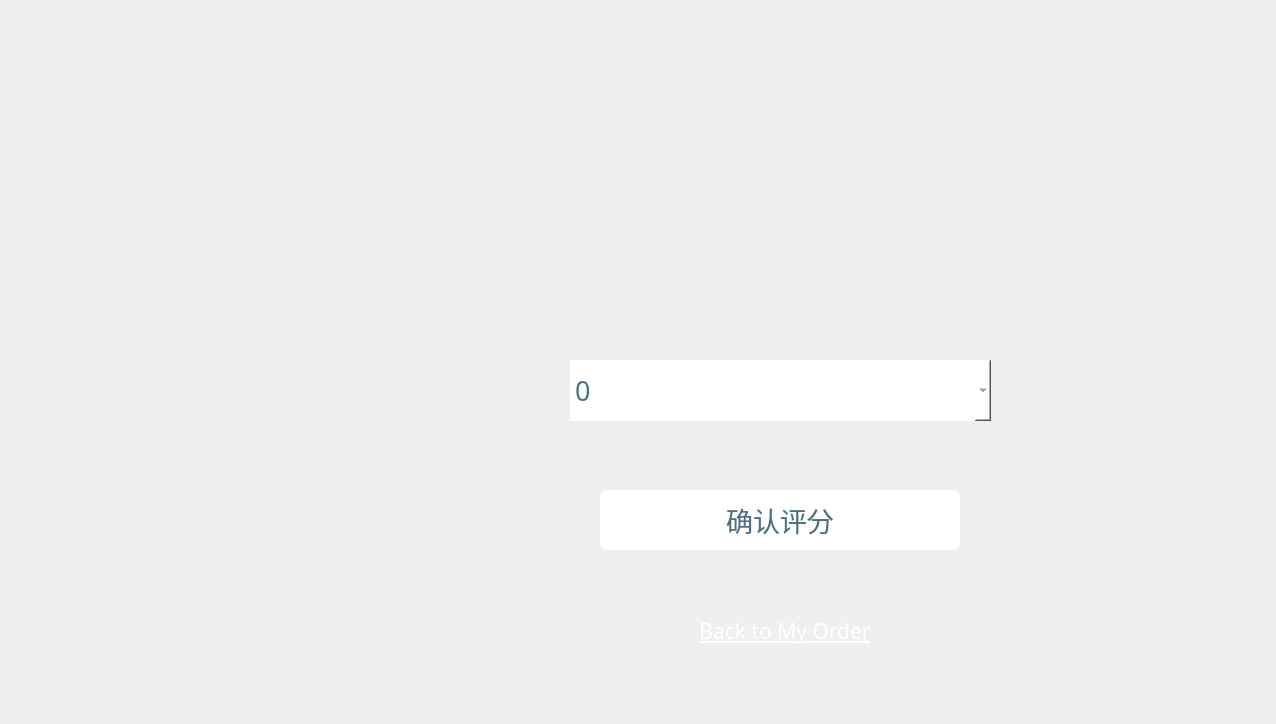
<?xml version="1.0" encoding="UTF-8"?>
<ui version="4.0">
 <class>score</class>
 <widget class="QWidget" name="score">
  <property name="geometry">
   <rect>
    <x>0</x>
    <y>0</y>
    <width>1276</width>
    <height>724</height>
   </rect>
  </property>
  <property name="minimumSize">
   <size>
    <width>1276</width>
    <height>724</height>
   </size>
  </property>
  <property name="maximumSize">
   <size>
    <width>1276</width>
    <height>724</height>
   </size>
  </property>
  <property name="windowTitle">
   <string>Form</string>
  </property>
  <widget class="QFrame" name="frame">
   <property name="geometry">
    <rect>
     <x>0</x>
     <y>0</y>
     <width>1276</width>
     <height>724</height>
    </rect>
   </property>
   <property name="styleSheet">
    <string notr="true">#frame{border-image: url(:/Picture/score.jpg);border-top-left-radius:15px;border-top-right-radius:15px;border-bottom-left-radius:15px;border-bottom-right-radius:15px;}</string>
   </property>
   <property name="frameShape">
    <enum>QFrame::StyledPanel</enum>
   </property>
   <property name="frameShadow">
    <enum>QFrame::Raised</enum>
   </property>
   <widget class="QComboBox" name="comboBox">
    <property name="geometry">
     <rect>
      <x>570</x>
      <y>360</y>
      <width>421</width>
      <height>61</height>
     </rect>
    </property>
    <property name="font">
     <font>
      <family>华文新魏</family>
      <pointsize>20</pointsize>
     </font>
    </property>
    <property name="styleSheet">
     <string notr="true">background-color:rgb(255,255,255);border: 0px solid white;color:rgb(74,112,133);</string>
    </property>
    <item>
     <property name="text">
      <string>0</string>
     </property>
    </item>
    <item>
     <property name="text">
      <string>1</string>
     </property>
    </item>
    <item>
     <property name="text">
      <string>2</string>
     </property>
    </item>
    <item>
     <property name="text">
      <string>3</string>
     </property>
    </item>
    <item>
     <property name="text">
      <string>4</string>
     </property>
    </item>
    <item>
     <property name="text">
      <string>5</string>
     </property>
    </item>
   </widget>
   <widget class="QPushButton" name="pushButton_2">
    <property name="geometry">
     <rect>
      <x>600</x>
      <y>490</y>
      <width>360</width>
      <height>60</height>
     </rect>
    </property>
    <property name="font">
     <font>
      <family>华文新魏</family>
      <pointsize>20</pointsize>
     </font>
    </property>
    <property name="styleSheet">
     <string notr="true">background-color:rgb(255,255,255);border: 3px solid white;border-radius:8px;color:rgb(74,112,133);</string>
    </property>
    <property name="text">
     <string>确认评分</string>
    </property>
   </widget>
   <widget class="QPushButton" name="pushButton">
    <property name="geometry">
     <rect>
      <x>600</x>
      <y>600</y>
      <width>370</width>
      <height>61</height>
     </rect>
    </property>
    <property name="font">
     <font>
      <family>Segoe Print</family>
      <pointsize>16</pointsize>
      <underline>true</underline>
     </font>
    </property>
    <property name="styleSheet">
     <string notr="true">border-radius:10px;padding:2px 4px;color: white;</string>
    </property>
    <property name="text">
     <string>Back to My Order</string>
    </property>
   </widget>
   <widget class="QLabel" name="label_4">
    <property name="geometry">
     <rect>
      <x>580</x>
      <y>590</y>
      <width>111</width>
      <height>81</height>
     </rect>
    </property>
    <property name="text">
     <string>&lt;html&gt;&lt;head/&gt;&lt;body&gt;&lt;p&gt;&lt;img src=&quot;:/Picture/arrowRight.png&quot;/&gt;&lt;/p&gt;&lt;/body&gt;&lt;/html&gt;</string>
    </property>
   </widget>
   <widget class="QLabel" name="score_info">
    <property name="geometry">
     <rect>
      <x>80</x>
      <y>560</y>
      <width>300</width>
      <height>50</height>
     </rect>
    </property>
    <property name="font">
     <font>
      <family>华文新魏</family>
      <pointsize>14</pointsize>
     </font>
    </property>
    <property name="styleSheet">
     <string notr="true">color: rgb(255, 255, 255);</string>
    </property>
    <property name="text">
     <string/>
    </property>
    <property name="alignment">
     <set>Qt::AlignCenter</set>
    </property>
   </widget>
  </widget>
 </widget>
 <resources/>
 <connections/>
</ui>
